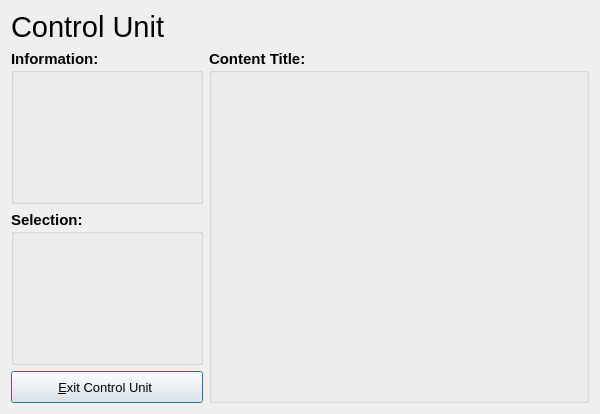
<?xml version="1.0" encoding="UTF-8"?>
<ui version="4.0">
 <class>ControlUnit_Dialog</class>
 <widget class="QDialog" name="ControlUnit_Dialog">
  <property name="windowModality">
   <enum>Qt::ApplicationModal</enum>
  </property>
  <property name="geometry">
   <rect>
    <x>0</x>
    <y>0</y>
    <width>600</width>
    <height>414</height>
   </rect>
  </property>
  <property name="font">
   <font>
    <family>Liberation Sans</family>
   </font>
  </property>
  <property name="windowTitle">
   <string>Control Unit</string>
  </property>
  <layout class="QVBoxLayout" name="main_verticalLayout">
   <item>
    <widget class="QLabel" name="title_label">
     <property name="minimumSize">
      <size>
       <width>500</width>
       <height>32</height>
      </size>
     </property>
     <property name="maximumSize">
      <size>
       <width>16777215</width>
       <height>32</height>
      </size>
     </property>
     <property name="font">
      <font>
       <pointsize>22</pointsize>
      </font>
     </property>
     <property name="text">
      <string>Control Unit</string>
     </property>
    </widget>
   </item>
   <item>
    <layout class="QHBoxLayout" name="horizontalLayout">
     <item>
      <layout class="QVBoxLayout" name="left_verticalLayout">
       <property name="rightMargin">
        <number>0</number>
       </property>
       <item>
        <widget class="QGroupBox" name="information_groupBox">
         <property name="sizePolicy">
          <sizepolicy hsizetype="Fixed" vsizetype="MinimumExpanding">
           <horstretch>0</horstretch>
           <verstretch>0</verstretch>
          </sizepolicy>
         </property>
         <property name="minimumSize">
          <size>
           <width>192</width>
           <height>0</height>
          </size>
         </property>
         <property name="maximumSize">
          <size>
           <width>192</width>
           <height>16777215</height>
          </size>
         </property>
         <property name="font">
          <font>
           <pointsize>11</pointsize>
           <weight>75</weight>
           <bold>true</bold>
          </font>
         </property>
         <property name="title">
          <string>Information:</string>
         </property>
        </widget>
       </item>
       <item>
        <widget class="QGroupBox" name="selection_groupBox">
         <property name="sizePolicy">
          <sizepolicy hsizetype="Fixed" vsizetype="MinimumExpanding">
           <horstretch>0</horstretch>
           <verstretch>0</verstretch>
          </sizepolicy>
         </property>
         <property name="minimumSize">
          <size>
           <width>192</width>
           <height>0</height>
          </size>
         </property>
         <property name="maximumSize">
          <size>
           <width>192</width>
           <height>16777215</height>
          </size>
         </property>
         <property name="font">
          <font>
           <pointsize>11</pointsize>
           <weight>75</weight>
           <bold>true</bold>
          </font>
         </property>
         <property name="title">
          <string>Selection:</string>
         </property>
         <property name="alignment">
          <set>Qt::AlignLeading|Qt::AlignLeft|Qt::AlignTop</set>
         </property>
         <layout class="QHBoxLayout" name="selection_horizontalLayout">
          <property name="spacing">
           <number>0</number>
          </property>
          <property name="leftMargin">
           <number>0</number>
          </property>
          <property name="topMargin">
           <number>0</number>
          </property>
          <property name="rightMargin">
           <number>0</number>
          </property>
          <property name="bottomMargin">
           <number>10</number>
          </property>
          <item>
           <spacer name="horizontalSpacer">
            <property name="orientation">
             <enum>Qt::Horizontal</enum>
            </property>
            <property name="sizeHint" stdset="0">
             <size>
              <width>0</width>
              <height>20</height>
             </size>
            </property>
           </spacer>
          </item>
          <item>
           <layout class="QVBoxLayout" name="selButtons_verticalLayout">
            <property name="spacing">
             <number>6</number>
            </property>
            <property name="leftMargin">
             <number>0</number>
            </property>
            <property name="rightMargin">
             <number>0</number>
            </property>
            <property name="bottomMargin">
             <number>0</number>
            </property>
            <item>
             <spacer name="verticalSpacer">
              <property name="orientation">
               <enum>Qt::Vertical</enum>
              </property>
              <property name="sizeType">
               <enum>QSizePolicy::MinimumExpanding</enum>
              </property>
              <property name="sizeHint" stdset="0">
               <size>
                <width>100</width>
                <height>0</height>
               </size>
              </property>
             </spacer>
            </item>
           </layout>
          </item>
          <item>
           <spacer name="horizontalSpacer_2">
            <property name="orientation">
             <enum>Qt::Horizontal</enum>
            </property>
            <property name="sizeHint" stdset="0">
             <size>
              <width>0</width>
              <height>20</height>
             </size>
            </property>
           </spacer>
          </item>
         </layout>
        </widget>
       </item>
       <item>
        <widget class="QPushButton" name="exit_pushButton">
         <property name="minimumSize">
          <size>
           <width>191</width>
           <height>32</height>
          </size>
         </property>
         <property name="maximumSize">
          <size>
           <width>192</width>
           <height>32</height>
          </size>
         </property>
         <property name="font">
          <font>
           <pointsize>10</pointsize>
          </font>
         </property>
         <property name="text">
          <string>       &amp;Exit Control Unit        </string>
         </property>
         <property name="icon">
          <iconset resource="../resources/FreeSSM.qrc">
           <normaloff>:/icons/oxygen/32x32/system-shutdown.png</normaloff>:/icons/oxygen/32x32/system-shutdown.png</iconset>
         </property>
         <property name="iconSize">
          <size>
           <width>32</width>
           <height>32</height>
          </size>
         </property>
        </widget>
       </item>
      </layout>
     </item>
     <item>
      <widget class="QGroupBox" name="content_groupBox">
       <property name="sizePolicy">
        <sizepolicy hsizetype="MinimumExpanding" vsizetype="Preferred">
         <horstretch>0</horstretch>
         <verstretch>0</verstretch>
        </sizepolicy>
       </property>
       <property name="minimumSize">
        <size>
         <width>0</width>
         <height>0</height>
        </size>
       </property>
       <property name="font">
        <font>
         <pointsize>11</pointsize>
         <weight>75</weight>
         <bold>true</bold>
        </font>
       </property>
       <property name="title">
        <string>Content Title:</string>
       </property>
       <layout class="QGridLayout" name="content_gridLayout">
        <property name="margin">
         <number>0</number>
        </property>
       </layout>
      </widget>
     </item>
    </layout>
   </item>
  </layout>
 </widget>
 <resources>
  <include location="../resources/FreeSSM.qrc"/>
 </resources>
 <connections/>
</ui>
